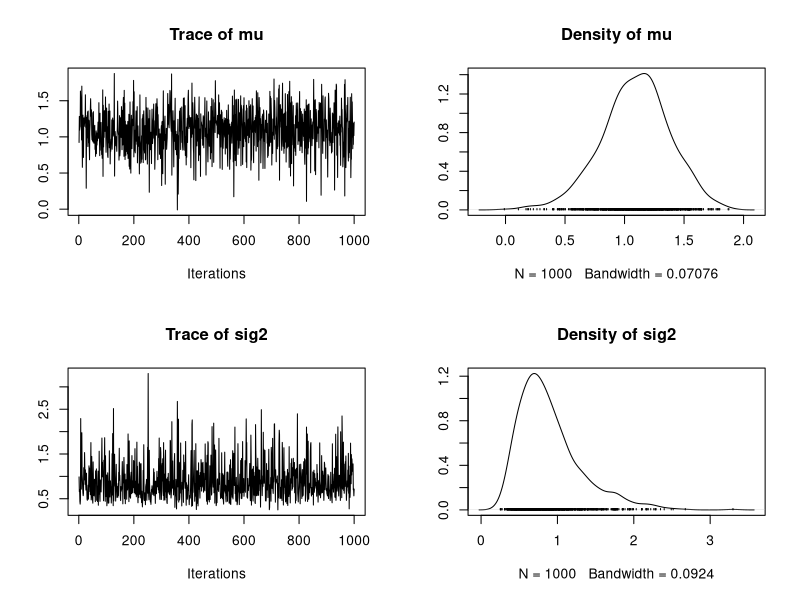

Reproduce this figure in R.
## ---- chunk 1
knitr::opts_chunk$set(echo = TRUE)

library(coda)
## ---- chunk 2
update_mu <- function(n, ybar, sig2, mu_0, sig2_0) {
  sig2_1 <- 1.0 / (n / sig2 + 1.0 / sig2_0)
  mu_1 <- sig2_1 * (n * ybar / sig2 + mu_0 / sig2_0)
  rnorm(n=1, mean=mu_1, sd=sqrt(sig2_1))
}

## ---- chunk 3
update_sig2 <- function(n, y, mu, nu_0, beta_0) {
  nu_1 <- nu_0 + n / 2.0
  sumsq <- sum( (y - mu)^2 ) # vectorized
  beta_1 <- beta_0 + sumsq / 2.0
  out_gamma <- rgamma(n=1, shape=nu_1, rate=beta_1) # rate for gamma is shape for inv-gamma
  1.0 / out_gamma # reciprocal of a gamma random variable is distributed inv-gamma
}
## ---- chunk 4
gibbs <- function(y, n_iter, init, prior){
  ybar <- mean(y)
  n <- length(y)
  
  mu_out <- numeric(n_iter)
  sig2_out <- numeric(n_iter)
  
  mu_now <- init$mu
  
  ## Gibbs Sampler
  for(i in 1:n_iter){
    sig2_now <- update_sig2(n=n, y=y, mu=mu_now, nu_0=prior$nu_0, beta_0=prior$beta_0)
    mu_now <- update_mu(n=n, y=y, sig2=sig2_now, mu_0=prior$mu_0, sig2_0=prior$sig2_0)
    
    sig2_out[i] <- sig2_now
    mu_out[i] <- mu_now
    
  }
  
  cbind(mu=mu_out, sig2=sig2_out)
}
## ---- chunk 5
set.seed(42)
y <- c(1.2, 1.4, -0.5, 0.3, 0.9, 2.3, 1.0, 0.1, 1.3, 1.9)
n <- length(y)

## ---- chunk 6
prior <- list()

prior$n_0 <- 2.0
prior$s2_0 <- 1.0

prior$mu_0 <- 0.0
prior$sig2_0 <- 1.0

prior$nu_0 <- prior$n_0 / 2.0
prior$beta_0 <- prior$n_0 * prior$s2_0 / 2.0

## ---- chunk 7
init <- list()

init$mu <- 0.0

## ---- chunk 8
post <- gibbs(y=y, n_iter=1e3, init=init, prior=prior)

head(post)
## ---- chunk 9
plot(as.mcmc(post))
## ---- chunk 10
summary(as.mcmc(post))
